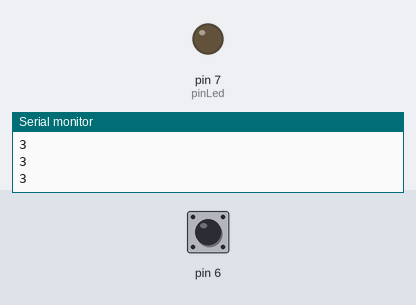
The sketch below on a simulated Arduino Uno, built with avr-gcc and run on an emulated ATmega328P. On the bench: output pins drawn as LEDs (lit = HIGH), the last lines printed to the serial monitor. The inputs (shaded band) are chosen by the test bench; at power-on: pin 6 HIGH.

Above: at 1.2 s.
1.3 s: pin 6 pulled LOW for 0.15 s
At 1.41 s:
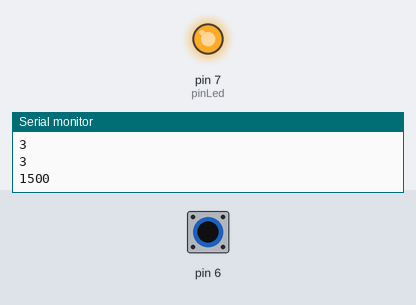
3.0 s: pin 6 pulled LOW for 3.2 s
At 6.9 s:
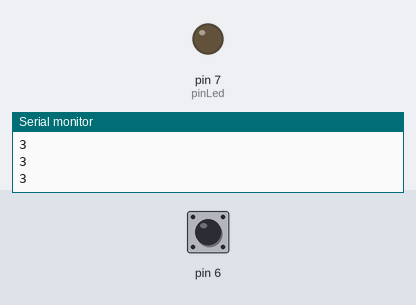
Timing chart, 0 to 8.4 s (numbered marks = the images above; inputs shaded):
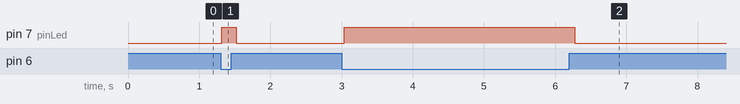

The sketch:

testValues.ino
```cpp
#include <CapacitiveSensor.h>

CapacitiveSensor capBtn = CapacitiveSensor(4,6);        // 10M resistor between pins 4 & 6, pin 6 is sensor pin, add a wire and or foil

long initialValue;
int threshold=200;

int samples = 10;

int pinLed = 7;

void setup(){
   Serial.begin(9600);
   initialValue = capBtn.capacitiveSensor(samples);
   pinMode(pinLed, OUTPUT);
}

void loop(){


    long value =  capBtn.capacitiveSensor(samples);

    if(value > (initialValue + threshold)){
      digitalWrite(pinLed,HIGH);
    }else{
      digitalWrite(pinLed, LOW);
    }
    Serial.println(value);                  // print sensor output

    delay(100);                             // arbitrary delay to limit data to serial port
}
```

Measured:
- after the input at 1.3 s, pin 7 (pinLed): LOW → HIGH at once, → LOW 0.20 s later
- after the input at 3.0 s, pin 7 (pinLed): LOW → HIGH at once, → LOW 3.2 s later
